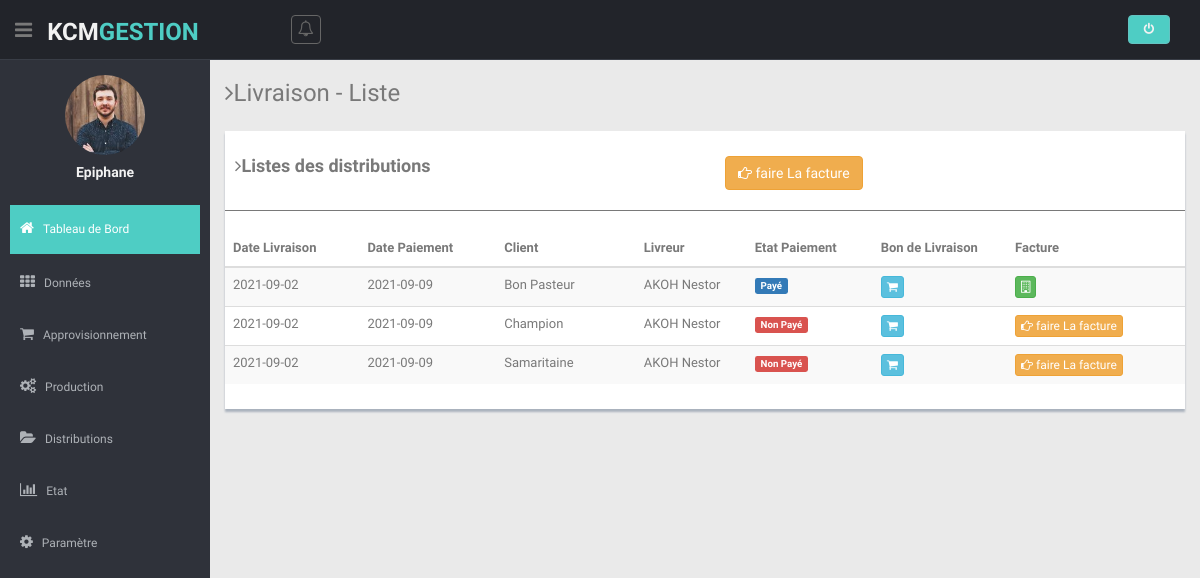
Page /views/listeLivraison.php (signed in) on the committed database.
### tables this page shows
CREATE TABLE `users` (
  `id_users` int(11) NOT NULL,
  `username` varchar(64) NOT NULL,
  `email` varchar(64) NOT NULL,
  `password` varchar(128) NOT NULL,
  `dateCreate` date DEFAULT NULL
);

CREATE TABLE `distributions` (
  `idDis` int(11) NOT NULL,
  `ref_dis` varchar(64) NOT NULL,
  `date_livraison` date DEFAULT NULL,
  `date_paiment` date DEFAULT NULL,
  `id_livreur` int(11) NOT NULL,
  `idClient` int(11) DEFAULT NULL,
  `etat_paie_Dis` varchar(64) NOT NULL,
  `user_create` varchar(16) DEFAULT NULL,
  `dateCreate` date DEFAULT NULL
);

CREATE TABLE `clients` (
  `id_client` int(11) NOT NULL,
  `nom_client` varchar(64) NOT NULL,
  `adresse_client` varchar(128) DEFAULT NULL,
  `telephone` varchar(255) NOT NULL,
  `user_create` varchar(64) DEFAULT NULL,
  `dateCreate` date DEFAULT NULL
);

CREATE TABLE `livreur` (
  `idLivreur` int(11) NOT NULL,
  `nom_dis` varchar(64) NOT NULL,
  `telephone_dis` varchar(255) NOT NULL,
  `user_create` varchar(64) DEFAULT NULL,
  `date_create` date DEFAULT NULL
);

### models/modelLogin.php (called while the page is built, shortened)
<?php
class DemoLib
{
    public function UserDetails($user_id)
    {
        try {
            $db = dbConnect();
            $query = $db->prepare("SELECT id_users, username, email FROM users WHERE id_users=:id_users");
            $query->bindParam("id_users", $user_id, PDO::PARAM_STR);
            $query->execute();
            if ($query->rowCount() > 0) {
                return $query->fetch(PDO::FETCH_OBJ);
            }
        } catch (PDOException $e) {
            exit($e->getMessage());
        }
    }
}

### models/modelLivraison.php (called while the page is built, shortened)
<?php
class ModelDistribution
{
    public function getTousDistributions()
    {
        try {
            $db = dbConnect();
            $query = $db->prepare("SELECT *, COUNT(idDis) AS comId FROM distributions, livreur, clients, distribu_produit WHERE distributions.id_livreur = livreur.idLivreur AND distributions.idClient = clients.id_client AND distribu_produit.id_distribu  = distributions.idDis GROUP BY idDis");
            $query->execute();
            return $query->fetchall(PDO::FETCH_OBJ);
        } catch (PDOException $e) {
            exit($e->getMessage());
        }
    }
}

### controller/controllerLivraison.php (called while the page is built, shortened)
<?php
require  '../models/modelLivraison.php';
$distribution = new ModelDistribution();
$tousDis = $distribution->getTousDistributions();

### views/listeLivraison.php (the view, shortened to what this page needs)
<?php $title = 'Livraison';
require('head.php');
require('header.php');
require('sibar.php');
require('../controller/controllerLivraison.php');
?>
<section class="wrapper">
    <h3><i class="fa fa-angle-right"></i>Livraison - Liste </h3>
    <div class="row mt">
        <div class="col-md-12">
            <div class="content-panel">
                <h4>
                    <div class="row">
                        <div class="col-lg-6">
                            <i class="fa fa-angle-right"></i><b>Listes des distributions</b>
                        </div>
                        <div class="col-lg-2">
                            <a href="addFacture_distribution.php" class="btn btn-warning outline" title="Cliqué pour faire la Facture"><i class="fa fa-hand-o-right"></i> faire La facture</a>
                        </div>
                    </div>
                </h4>
                <hr>
                <table class="table table-striped table-advance table-hover">
                    <thead>
                        <tr>
                            <th width="6%">Date Livraison</th>
                            <th width="6%">Date Paiement</th>
                            <th width="5%"> Client</th>
                            <th width="5%">Livreur</th>
                            <th width="5%">Etat Paiement</th>
                            <th width="6%">Bon de Livraison</th>
                            <th width="5%">Facture</th>
                        </tr>
                    </thead>
                    <tbody>
                        <?php foreach ($tousDis as $echoDistribut) : ?>
                            <tr>
                                <td><?= $echoDistribut->date_livraison ?></td>
                                <td>
                                    <?php
                                    if ($echoDistribut->date_paiment === '0000-00-00') {
                                        echo "pas de date fixé";
                                    } else {
                                        echo $echoDistribut->date_paiment;
                                    }
                                    ?>
                                </td>
                                <td><?= $echoDistribut->nom_client ?></td>
                                <td><?= $echoDistribut->nom_dis ?></td>
                                <td>
                                    <?php
                                    $etatPaieEt = $echoDistribut->etat_paie_Dis;
                                    if ($etatPaieEt == "payer") :; ?>
                                        <span class="label label-primary label-mini">Payé</span>
                                    <?php else : ?>
                                        <span class="label label-danger label-mini">Non Payé</span>
                                    <?php endif; ?>
                                </td>
                                <td>
                                    <a href="bon_liv_line.php?id_bon_livraison=<?= $echoDistribut->idDis ?>" class="btn btn-info btn-xs"><i class="fa fa-shopping-cart"></i></a>
                                </td>
                                <td>
                                    <?php
                                    $etatPaieEt = $echoDistribut->etat_paie_Dis;
                                    if ($etatPaieEt == "payer") :; ?>
                                        <a href="factureDistribution.php?id_fact_livraison=<?= $echoDistribut->idDis ?>" class="btn btn-success btn-xs"><i class="fa fa-building-o"></i></a>
                                    <?php else : ?>
                                        <a href="addFacture_distribution.php" class="btn btn-warning btn-xs" title="Cliqué pour faire la Facture"><i class="fa fa-hand-o-right"></i> faire La facture</a>
                                    <?php endif; ?>
                                </td>
                            </tr>
                        <?php endforeach; ?>
                    </tbody>
                </table>
            </div>
        </div>
    </div>
</section>
</section>
</body>
</html>

### views/sibar.php (shortened to what this page needs)
<aside>
  <div id="sidebar" class="nav-collapse ">
    <ul class="sidebar-menu" id="nav-accordion">
      <p class="centered"><a href="profile.html"><img src="img/ui-sam.jpg" class="img-circle" width="80"></a></p>
      <h5 class="centered"><?= $user->username;
                            ?></h5>
      <li class="mt">
        <a class="active" href="accueil.php">
          <i class="fa fa-home"></i>
          <span>Tableau de Bord</span>
        </a>
      </li>
      <li class="sub-menu">
        <a href="javascript:;">
          <i class="fa fa-th"></i>
          <span>Données</span>
        </a>
      </li>
      <li class="sub-menu">
        <a href="javascript:;">
          <i class="fa fa-shopping-cart"></i>
          <span>Approvisionnement</span>
        </a>
      </li>
      <li class="sub-menu">
        <a href="javascript:;">
          <i class="fa fa-cogs"></i>
          <span>Production</span>
        </a>
      </li>
      <li class="sub-menu">
        <a href="javascript:;">
          <i class="fa fa-folder-open"></i>
          <span>Distributions</span>
        </a>
      </li>
      <li class="sub-menu">
        <a href="javascript:;">
          <i class="fa fa-bar-chart-o"></i>
          <span>Etat</span>
        </a>
      </li>
      <li class="sub-menu">
        <a href="javascript:;">
          <i class="fa fa-cog"></i>
          <span>Paramètre</span>
        </a>
      </li>
    </ul>
  </div>
</aside>
<section id="main-content">

### views/css/style.css (style rules this page uses)
body { color: #797979; background: #eaeaea; font-family: 'Ruda', sans-serif; padding: 0px !important; margin: 0px !important; font-size:13px; }
ul li { list-style: none; }
a, a:hover, a:focus { text-decoration: none; outline: none; }
hr { margin-top: 20px; margin-bottom: 20px; border: 0; border-top: 1px solid #797979; }
.centered { text-align: center; }
.mt { margin-top: 25px; }
#sidebar { width: 210px; height: 100%; position: fixed; background: #2f323a; }
#sidebar h5 { color: #f2f2f2; font-weight: 700; }
#sidebar ul li { position: relative; }
ul.sidebar-menu , ul.sidebar-menu li ul.sub { margin: -2px 0 0; padding: 0; }
ul.sidebar-menu { margin-top: 75px; }
ul.sidebar-menu li { margin-bottom: 5px; margin-left:10px; margin-right:10px; }
ul.sidebar-menu li.sub-menu { line-height: 15px; }
ul.sidebar-menu li a span { display: inline-block; }
ul.sidebar-menu li a { color: #aeb2b7; text-decoration: none; display: block; padding: 15px 0 15px 10px; font-size: 12px; outline: none; -webkit-transition: all 0.3s ease; -moz-transition: all 0.3s ease; -o-transition: all 0.3s ease; -ms-transition: all 0.3s ease; transition: all 0.3s ease; }
ul.sidebar-menu li a.active, ul.sidebar-menu li a:hover, ul.sidebar-menu li a:focus { background: #4ECDC4; color: #fff; display: block; -webkit-transition: all 0.3s ease; -moz-transition: all 0.3s ease; -o-transition: all 0.3s ease; -ms-transition: all 0.3s ease; transition: all 0.3s ease; }
ul.sidebar-menu li a i { font-size: 15px; padding-right: 6px; }
ul.sidebar-menu li a.active i { color: #fff; }
#main-content { margin-left: 210px; }
.wrapper { display: inline-block; margin-top: 60px; padding-left: 15px; padding-right: 15px; padding-bottom: 15px; padding-top: 0px; width: 100%; }
.content-panel { background: #ffffff; box-shadow: 0px 3px 2px #aab2bd; padding-top: 15px; padding-bottom: 5px; }
.content-panel h4 { margin-left: 10px; }

### rows in the picture
users: username "Epiphane"
distributions: date_livraison "2021-09-02", date_paiment "2021-09-09", idClient.nom_client "Bon Pasteur", id_livreur.nom_dis "AKOH Nestor", etat_paie_Dis "Payé"
distributions: date_livraison "2021-09-02", date_paiment "2021-09-09", idClient.nom_client "Champion", id_livreur.nom_dis "AKOH Nestor", etat_paie_Dis "Non Payé"
distributions: date_livraison "2021-09-02", date_paiment "2021-09-09", idClient.nom_client "Samaritaine", id_livreur.nom_dis "AKOH Nestor", etat_paie_Dis "Non Payé"
